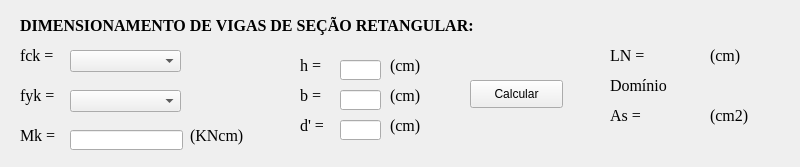
<?xml version="1.0" encoding="UTF-8"?>
<ui version="4.0">
 <class>MainWindow</class>
 <widget class="QMainWindow" name="MainWindow">
  <property name="geometry">
   <rect>
    <x>0</x>
    <y>0</y>
    <width>800</width>
    <height>167</height>
   </rect>
  </property>
  <property name="windowTitle">
   <string>CONCRETO</string>
  </property>
  <widget class="QWidget" name="centralwidget">
   <widget class="QLabel" name="label">
    <property name="geometry">
     <rect>
      <x>20</x>
      <y>10</y>
      <width>571</width>
      <height>31</height>
     </rect>
    </property>
    <property name="font">
     <font>
      <family>Times New Roman</family>
      <pointsize>12</pointsize>
      <weight>75</weight>
      <bold>true</bold>
     </font>
    </property>
    <property name="text">
     <string>DIMENSIONAMENTO DE VIGAS DE SEÇÃO RETANGULAR:</string>
    </property>
   </widget>
   <widget class="QLabel" name="label_2">
    <property name="geometry">
     <rect>
      <x>20</x>
      <y>40</y>
      <width>71</width>
      <height>31</height>
     </rect>
    </property>
    <property name="font">
     <font>
      <family>Times New Roman</family>
      <pointsize>12</pointsize>
      <weight>50</weight>
      <bold>false</bold>
     </font>
    </property>
    <property name="text">
     <string>fck =</string>
    </property>
   </widget>
   <widget class="QLabel" name="label_3">
    <property name="geometry">
     <rect>
      <x>20</x>
      <y>80</y>
      <width>71</width>
      <height>31</height>
     </rect>
    </property>
    <property name="font">
     <font>
      <family>Times New Roman</family>
      <pointsize>12</pointsize>
      <weight>50</weight>
      <bold>false</bold>
     </font>
    </property>
    <property name="text">
     <string>fyk =</string>
    </property>
   </widget>
   <widget class="QLabel" name="label_4">
    <property name="geometry">
     <rect>
      <x>20</x>
      <y>120</y>
      <width>71</width>
      <height>31</height>
     </rect>
    </property>
    <property name="font">
     <font>
      <family>Times New Roman</family>
      <pointsize>12</pointsize>
      <weight>50</weight>
      <bold>false</bold>
     </font>
    </property>
    <property name="text">
     <string>Mk =</string>
    </property>
   </widget>
   <widget class="QLineEdit" name="lineEdit_1">
    <property name="geometry">
     <rect>
      <x>70</x>
      <y>130</y>
      <width>113</width>
      <height>20</height>
     </rect>
    </property>
   </widget>
   <widget class="QLabel" name="label_5">
    <property name="geometry">
     <rect>
      <x>190</x>
      <y>120</y>
      <width>71</width>
      <height>31</height>
     </rect>
    </property>
    <property name="font">
     <font>
      <family>Times New Roman</family>
      <pointsize>12</pointsize>
      <weight>50</weight>
      <bold>false</bold>
     </font>
    </property>
    <property name="text">
     <string>(KNcm)</string>
    </property>
   </widget>
   <widget class="QComboBox" name="comboBox">
    <property name="geometry">
     <rect>
      <x>70</x>
      <y>50</y>
      <width>111</width>
      <height>22</height>
     </rect>
    </property>
   </widget>
   <widget class="QComboBox" name="comboBox_2">
    <property name="geometry">
     <rect>
      <x>70</x>
      <y>90</y>
      <width>111</width>
      <height>22</height>
     </rect>
    </property>
   </widget>
   <widget class="QLabel" name="label_6">
    <property name="geometry">
     <rect>
      <x>300</x>
      <y>50</y>
      <width>71</width>
      <height>31</height>
     </rect>
    </property>
    <property name="font">
     <font>
      <family>Times New Roman</family>
      <pointsize>12</pointsize>
      <weight>50</weight>
      <bold>false</bold>
     </font>
    </property>
    <property name="text">
     <string>h =</string>
    </property>
   </widget>
   <widget class="QLabel" name="label_7">
    <property name="geometry">
     <rect>
      <x>300</x>
      <y>80</y>
      <width>71</width>
      <height>31</height>
     </rect>
    </property>
    <property name="font">
     <font>
      <family>Times New Roman</family>
      <pointsize>12</pointsize>
      <weight>50</weight>
      <bold>false</bold>
     </font>
    </property>
    <property name="text">
     <string>b =</string>
    </property>
   </widget>
   <widget class="QLineEdit" name="lineEdit_2">
    <property name="geometry">
     <rect>
      <x>340</x>
      <y>60</y>
      <width>41</width>
      <height>20</height>
     </rect>
    </property>
   </widget>
   <widget class="QLineEdit" name="lineEdit_3">
    <property name="geometry">
     <rect>
      <x>340</x>
      <y>90</y>
      <width>41</width>
      <height>20</height>
     </rect>
    </property>
   </widget>
   <widget class="QLabel" name="label_8">
    <property name="geometry">
     <rect>
      <x>300</x>
      <y>110</y>
      <width>71</width>
      <height>31</height>
     </rect>
    </property>
    <property name="font">
     <font>
      <family>Times New Roman</family>
      <pointsize>12</pointsize>
      <weight>50</weight>
      <bold>false</bold>
     </font>
    </property>
    <property name="text">
     <string>d' =</string>
    </property>
   </widget>
   <widget class="QLineEdit" name="lineEdit_4">
    <property name="geometry">
     <rect>
      <x>340</x>
      <y>120</y>
      <width>41</width>
      <height>20</height>
     </rect>
    </property>
   </widget>
   <widget class="QLabel" name="label_9">
    <property name="geometry">
     <rect>
      <x>390</x>
      <y>50</y>
      <width>71</width>
      <height>31</height>
     </rect>
    </property>
    <property name="font">
     <font>
      <family>Times New Roman</family>
      <pointsize>12</pointsize>
      <weight>50</weight>
      <bold>false</bold>
     </font>
    </property>
    <property name="text">
     <string>(cm)</string>
    </property>
   </widget>
   <widget class="QLabel" name="label_10">
    <property name="geometry">
     <rect>
      <x>390</x>
      <y>80</y>
      <width>71</width>
      <height>31</height>
     </rect>
    </property>
    <property name="font">
     <font>
      <family>Times New Roman</family>
      <pointsize>12</pointsize>
      <weight>50</weight>
      <bold>false</bold>
     </font>
    </property>
    <property name="text">
     <string>(cm)</string>
    </property>
   </widget>
   <widget class="QLabel" name="label_11">
    <property name="geometry">
     <rect>
      <x>390</x>
      <y>110</y>
      <width>71</width>
      <height>31</height>
     </rect>
    </property>
    <property name="font">
     <font>
      <family>Times New Roman</family>
      <pointsize>12</pointsize>
      <weight>50</weight>
      <bold>false</bold>
     </font>
    </property>
    <property name="text">
     <string>(cm)</string>
    </property>
   </widget>
   <widget class="QLabel" name="label_12">
    <property name="geometry">
     <rect>
      <x>610</x>
      <y>40</y>
      <width>91</width>
      <height>31</height>
     </rect>
    </property>
    <property name="font">
     <font>
      <family>Times New Roman</family>
      <pointsize>12</pointsize>
      <weight>50</weight>
      <bold>false</bold>
     </font>
    </property>
    <property name="text">
     <string>LN = </string>
    </property>
   </widget>
   <widget class="QLabel" name="label_13">
    <property name="geometry">
     <rect>
      <x>610</x>
      <y>70</y>
      <width>141</width>
      <height>31</height>
     </rect>
    </property>
    <property name="font">
     <font>
      <family>Times New Roman</family>
      <pointsize>12</pointsize>
      <weight>50</weight>
      <bold>false</bold>
     </font>
    </property>
    <property name="text">
     <string>Domínio</string>
    </property>
   </widget>
   <widget class="QLabel" name="label_14">
    <property name="enabled">
     <bool>true</bool>
    </property>
    <property name="geometry">
     <rect>
      <x>610</x>
      <y>100</y>
      <width>91</width>
      <height>31</height>
     </rect>
    </property>
    <property name="font">
     <font>
      <family>Times New Roman</family>
      <pointsize>12</pointsize>
      <weight>50</weight>
      <bold>false</bold>
     </font>
    </property>
    <property name="text">
     <string>As = </string>
    </property>
   </widget>
   <widget class="QLabel" name="label_15">
    <property name="geometry">
     <rect>
      <x>710</x>
      <y>40</y>
      <width>71</width>
      <height>31</height>
     </rect>
    </property>
    <property name="font">
     <font>
      <family>Times New Roman</family>
      <pointsize>12</pointsize>
      <weight>50</weight>
      <bold>false</bold>
     </font>
    </property>
    <property name="text">
     <string>(cm)</string>
    </property>
   </widget>
   <widget class="QLabel" name="label_16">
    <property name="geometry">
     <rect>
      <x>710</x>
      <y>100</y>
      <width>71</width>
      <height>31</height>
     </rect>
    </property>
    <property name="font">
     <font>
      <family>Times New Roman</family>
      <pointsize>12</pointsize>
      <weight>50</weight>
      <bold>false</bold>
     </font>
    </property>
    <property name="text">
     <string>(cm2)</string>
    </property>
   </widget>
   <widget class="QPushButton" name="pushButton">
    <property name="geometry">
     <rect>
      <x>470</x>
      <y>80</y>
      <width>93</width>
      <height>28</height>
     </rect>
    </property>
    <property name="text">
     <string>Calcular</string>
    </property>
   </widget>
   <widget class="QLabel" name="label_18">
    <property name="enabled">
     <bool>true</bool>
    </property>
    <property name="geometry">
     <rect>
      <x>710</x>
      <y>130</y>
      <width>71</width>
      <height>31</height>
     </rect>
    </property>
    <property name="font">
     <font>
      <family>Times New Roman</family>
      <pointsize>12</pointsize>
      <weight>50</weight>
      <bold>false</bold>
     </font>
    </property>
    <property name="text">
     <string/>
    </property>
   </widget>
   <widget class="QLabel" name="label_17">
    <property name="enabled">
     <bool>true</bool>
    </property>
    <property name="geometry">
     <rect>
      <x>610</x>
      <y>130</y>
      <width>91</width>
      <height>31</height>
     </rect>
    </property>
    <property name="font">
     <font>
      <family>Times New Roman</family>
      <pointsize>12</pointsize>
      <weight>50</weight>
      <bold>false</bold>
     </font>
    </property>
    <property name="text">
     <string/>
    </property>
   </widget>
  </widget>
 </widget>
 <resources/>
 <connections/>
</ui>
